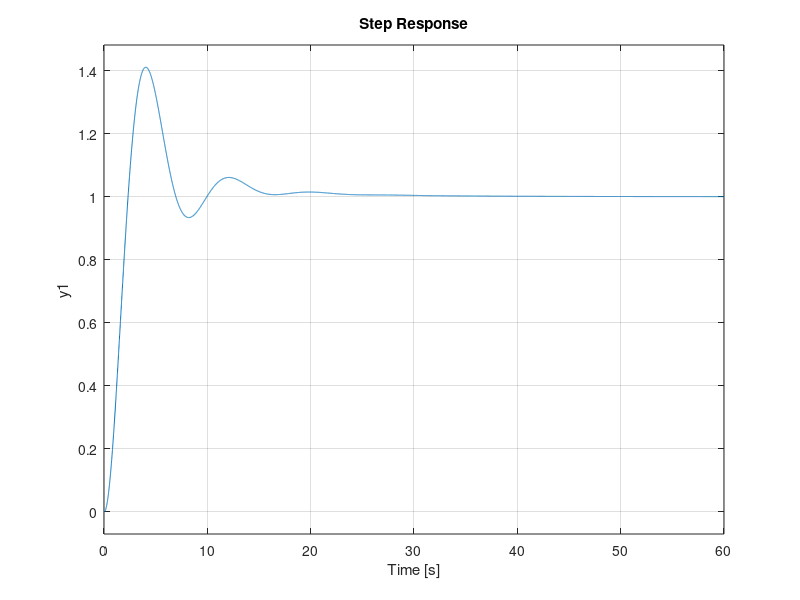

MATLAB code to generate this figure:
%Sistema de suspension vehicular simplificado
clear
close all
clc

%parametros
b=500;
k1=300;
k2=50;
m1=10;
m2=400;

%h=tf(k1*[m2 b k2 0],[m1*m2 m1*b+m2*b m1*k2+m2*k2+m2*k1 b*k1 k1*k2]);
h=tf(k1*[b k2],[m1*m2 m1*b+m2*b m1*k2+m2*k2+m2*k1 b*k1 k1*k2]);
[p z]=pzmap(h)

step(h)